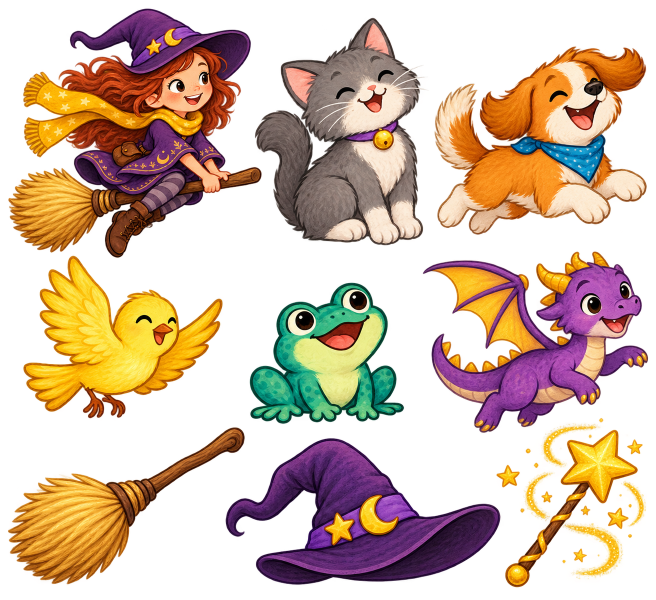
#> input picture scripts/art/raw/week-1.png, 1312 x 1199 px (shown at 1/2 size); its folder holds only this picture in this run
$ python build_art_tiles.py
#> lines starting #> are read from the running program, lines starting #| are printed output that depends on the picture; after the words box and inside, x2 and y2 are one past the last pixel; in counts of white or black regions, pixels touching at a corner belong together
"""Split each transparent nine-sticker atlas into clean, reusable art tiles.

Foreground pieces are assigned to the cell containing their visual center. This
keeps a neighboring sticker's stray edges from leaking into printable cards.
"""
from pathlib import Path
from PIL import Image
import numpy as np

ROOT = Path(__file__).resolve().parents[1]
RAW = ROOT / "scripts/art/raw"
OUT = ROOT / "scripts/art/crops"
WEB_OUT = ROOT / "dist/art/student-packs"

# A small, consistent set of book-matched illustrations for the weekly
# workspace and the student-pack download cards. The print PDFs use the full
# set of nine tiles; the site only needs four optimized previews per book.
WEB_PREVIEWS = {
    1: (0, 1, 2, 6),
    2: (7, 2, 5, 6),
    3: (7, 0, 2, 3),
    4: (0, 4, 5, 1),
    5: (0, 2, 4, 1),
    6: (5, 0, 3, 6),
    7: (8, 0, 4, 6),
    8: (8, 0, 2, 4),
    9: (5, 0, 2, 6),
}
WEB_ROLES = ("featured", "story-question", "picture-cards", "make-it")


def roots(parent, value):
    while parent[value] != value:
        parent[value] = parent[parent[value]]
        value = parent[value]
    return value


def build(week):
#> called with week = 1
    image = Image.open(RAW / f"week-{week}.png").convert("RGBA")
#> image is the input picture: PIL image 1312x1199 RGBA; mean R, G, B, A 86.2, 60.2, 37.5, 117.3
    pixels = np.asarray(image)
    height, width = pixels.shape[:2]
#> height = 1199; width = 1312
    foreground = pixels[:, :, 3] > 18
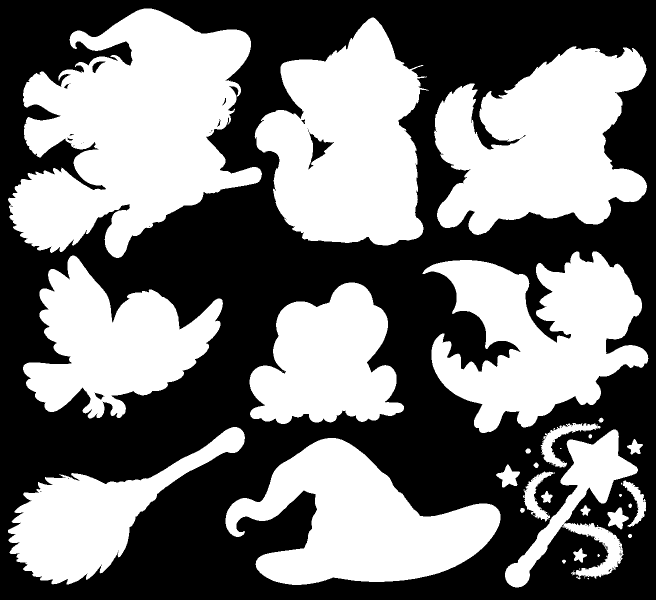
#> foreground: shape (1199, 1312) bool (shown at 1/2 size); 47.8% white; 42 white regions (13 under 20 px), largest, box (x1, y1, x2, y2) and area: (16, 17, 524, 516) 150869, (868, 92, 1294, 470) 105527, (509, 35, 857, 491) 104443
    parent = [0]
    runs = []
    previous = []

    def join(first, second):
        first, second = roots(parent, first), roots(parent, second)
        if first != second:
            parent[max(first, second)] = min(first, second)

    for y in range(height):
        edges = np.diff(np.r_[False, foreground[y], False].astype(np.int8))
        starts = np.flatnonzero(edges == 1)
        ends = np.flatnonzero(edges == -1)
        current = []
        previous_index = 0
        for start, end in zip(starts, ends):
            while previous_index < len(previous) and previous[previous_index][1] < start - 1:
                previous_index += 1
            connected = []
            index = previous_index
            while index < len(previous) and previous[index][0] <= end:
                connected.append(previous[index][2])
                index += 1
            if connected:
                label = connected[0]
                for other in connected[1:]:
                    join(label, other)
            else:
                label = len(parent)
                parent.append(label)
            start, end = int(start), int(end)
            current.append((start, end, label))
            runs.append((y, start, end, label))
        previous = current
#> this loop made 1199 passes
#> (starts, ends) on passes 18 to 20: ([287], [304]), ([283], [308]), ([279], [312])
#> after the loop, parent = 213 values, max 212 at index 212, min 0 at index 0, mean 84.9; runs = 6709 items, first 6: (17, 287, 304, 1), (18, 283, 308, 1), (19, 279, 312, 1), (20, 277, 315, 1), (21, 274, 318, 1), (22, 272, 321, 1)

    stats = {}
    for y, start, end, label in runs:
        label = roots(parent, label)
        count = end - start
        item = stats.setdefault(label, [0, 0.0, 0.0])
        item[0] += count
        item[1] += (start + end - 1) * count / 2
        item[2] += y * count
#> this loop made 6709 passes
#> (y, start, end, label, count) on passes 1 to 3: (17, 287, 304, 1, 17), (18, 283, 308, 1, 25), (19, 279, 312, 1, 33)

    cells = {index: set() for index in range(9)}
#> cells = 9 items
    for label, (area, sum_x, sum_y) in stats.items():
        if area < 20:
            continue
        center_x, center_y = sum_x / area, sum_y / area
        col = min(2, int(center_x / (width / 3)))
        row = min(2, int(center_y / (height / 3)))
        cells[row * 3 + col].add(label)

    for tile_index, labels in cells.items():
        if not labels:
            raise ValueError(f"Week {week} atlas tile {tile_index} has no artwork")
        selected = [(y, x0, x1) for y, x0, x1, label in runs if roots(parent, label) in labels]
        x0 = min(start for _, start, _ in selected)
        x1 = max(end for _, _, end in selected)
        y0 = min(y for y, _, _ in selected)
        y1 = max(y + 1 for y, _, _ in selected)
        alpha = np.zeros((y1 - y0, x1 - x0), dtype=np.uint8)
        for y, start, end, label in runs:
            if roots(parent, label) in labels:
                alpha[y - y0, start - x0:end - x0] = pixels[y, start:end, 3]
        sticker = image.crop((x0, y0, x1, y1))
        sticker.putalpha(Image.fromarray(alpha))
        padded = Image.new("RGBA", (sticker.width + 24, sticker.height + 24), (0, 0, 0, 0))
        padded.alpha_composite(sticker, (12, 12))
        padded.thumbnail((480, 480), Image.Resampling.LANCZOS)
        padded.save(OUT / f"week-{week}-tile-{tile_index}.png", optimize=True)
#> this loop made 9 passes
#> (x0, x1, y0, y1) on passes 1 to 9: (16, 524, 17, 516), (509, 857, 35, 491), (868, 1294, 92, 470), (46, 446, 511, 837), (499, 808, 565, 848), (845, 1297, 503, 866), (16, 490, 854, 1169), (451, 1001, 876, 1170), (992, 1292, 835, 1175)
#> pass 1, in build, `padded.save(OUT / f"week-{week}-tile-{tile_index}.png", optimize=True)`:
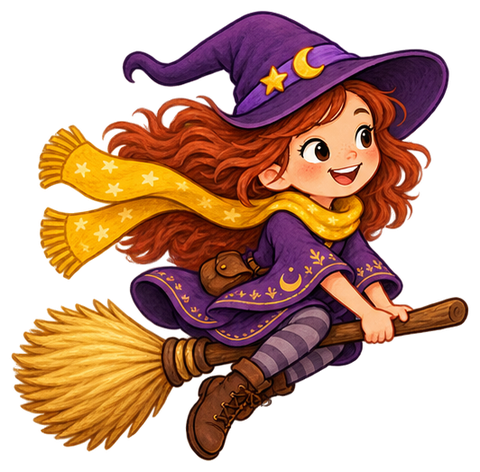
#> saved as week-1-tile-0.png: PIL image 480x472 RGBA; mean R, G, B, A 82.3, 44.7, 26, 133.7; transparent parts drawn white
#> pass 2, in build, `sticker = image.crop((x0, y0, x1, y1))`:
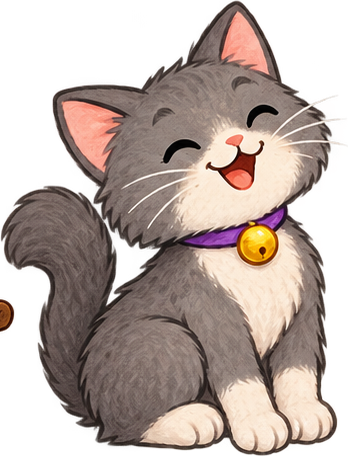
#> sticker: PIL image 348x456 RGBA; mean R, G, B, A 103.2, 87.3, 80, 163.9; transparent parts drawn white
#> after the loop:
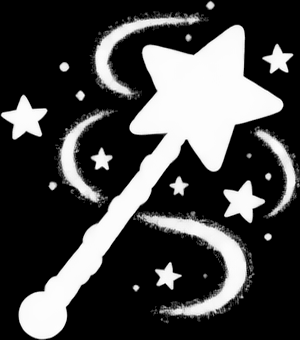
#> alpha: shape (340, 300); min 0, max 255, mean 70.4
#> after the loop:
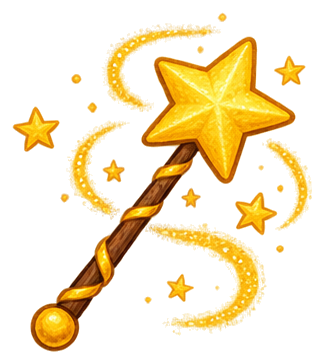
#> padded: PIL image 324x364 RGBA; mean R, G, B, A 65.5, 47.9, 8.7, 60.9; transparent parts drawn white
#> after the loop:
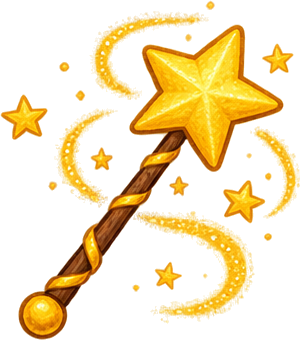
#> sticker: PIL image 300x340 RGBA; mean R, G, B, A 138, 101.9, 14.2, 70.4; transparent parts drawn white


def main():
    OUT.mkdir(parents=True, exist_ok=True)
    WEB_OUT.mkdir(parents=True, exist_ok=True)
    for week in range(1, 10):
        build(week)
        for role, tile_index in zip(WEB_ROLES, WEB_PREVIEWS[week]):
            image = Image.open(OUT / f"week-{week}-tile-{tile_index}.png").convert("RGBA")
            image.thumbnail((440, 440), Image.Resampling.LANCZOS)
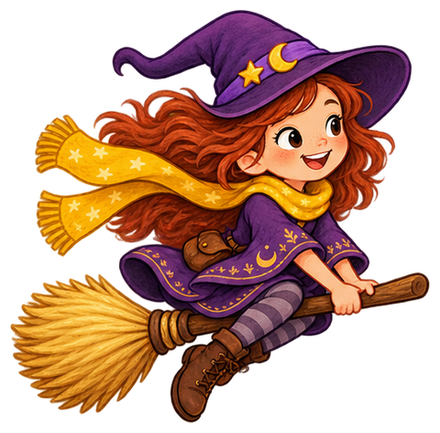
#> image: PIL image 440x433 RGBA; mean R, G, B, A 82.6, 44.9, 26, 133.7; transparent parts drawn white
            image.save(WEB_OUT / f"week-{week}-{role}.png", optimize=True)
    bow = Image.open(RAW / "week-1-bow.png").convert("RGBA")
    alpha = bow.getchannel("A").point(lambda value: 255 if value > 8 else 0)
    bounds = alpha.getbbox()
    if bounds:
        left, top, right, bottom = bounds
        pad = 18
        bow = bow.crop((max(0, left - pad), max(0, top - pad), min(bow.width, right + pad), min(bow.height, bottom + pad)))
    bow.thumbnail((480, 480), Image.Resampling.LANCZOS)
    bow.save(OUT / "week-1-bow.png", optimize=True)
    print("Built 81 isolated transparent student-art tiles and 36 weekly web previews.")


if __name__ == "__main__":
#> (the run stopped early here; a loop or call above may not have finished)
